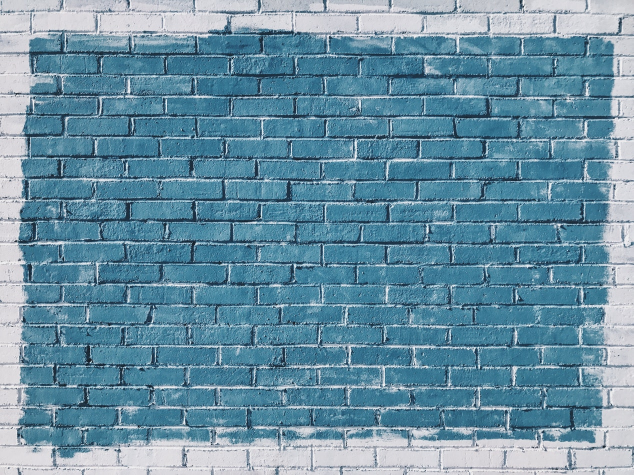
#> input picture DATA/bricks.jpg, 1267 x 950 px (shown at 1/2 size)
$ jupyter execute '03i Histograms.ipynb'
#> lines starting #> are read from the running program, lines starting #| are printed output that depends on the picture
[cell 1]
import cv2
import numpy as np
import matplotlib.pyplot as plt

# Histogram of complete Image

[cell 2]
img = cv2.imread('DATA/bricks.jpg')
#> img is the input picture: shape (950, 1267, 3); mean B, G, R 163.5, 144, 104.9
color = ('b','g','r')
for i,col in enumerate(color):
    histr = cv2.calcHist([img],[i],None,[256],[0,256])
    plt.plot(histr,color = col)
    plt.xlim([0,256])
plt.title('Image Histogram')
plt.show()
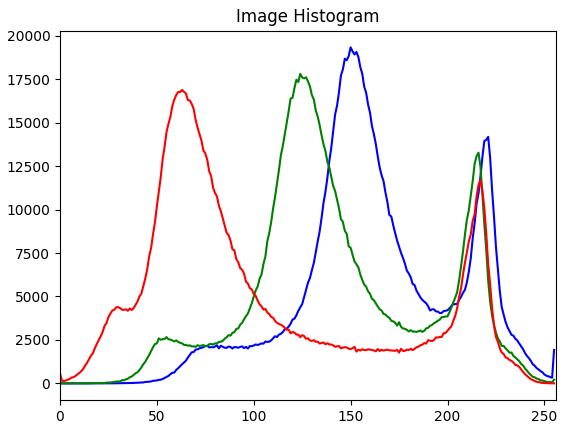
#> figure drawn by matplotlib, 1 panel; curve peaks at x = 150, y = 19329; curve peaks at x = 124, y = 17804; curve peaks at x = 63, y = 16885

# Histogram of Masked Image

[cell 3]
img = cv2.imread('DATA/bricks.jpg')
mask = np.zeros(img.shape[:2], np.uint8)
mask[300:400, 100:400] = 255
plt.imshow(mask,cmap='gray')
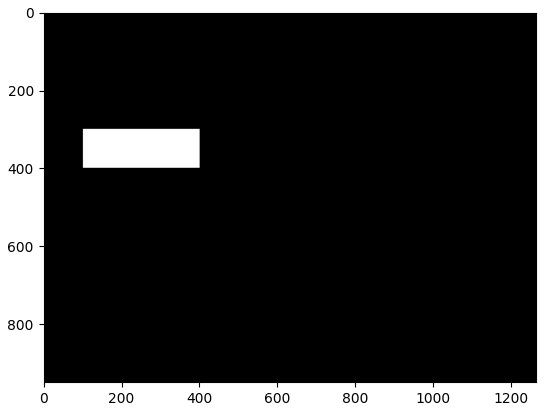
#> figure drawn by matplotlib, 1 panel

[cell 4]
color = ('b','g','r')
for i,col in enumerate(color):
    histr = cv2.calcHist([img],[i],mask,[256],[0,256])
    plt.plot(histr,color = col)
    plt.xlim([0,256])
plt.title('Image Histogram')
plt.show()
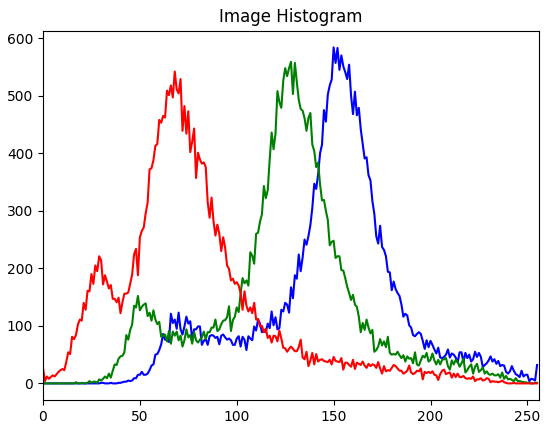
#> figure drawn by matplotlib, 1 panel; curve peaks at x = 150, y = 584; curve peaks at x = 128, y = 559; curve peaks at x = 68, y = 542

# Histogram Equalization

[cell 5]
def display(img,cmap=None):
    fig = plt.figure(figsize=(10,8))
    ax = fig.add_subplot(111)
    ax.imshow(img,cmap)

## Grayscale

[cell 6]
img = cv2.imread('DATA/dog_backpack.png',0)
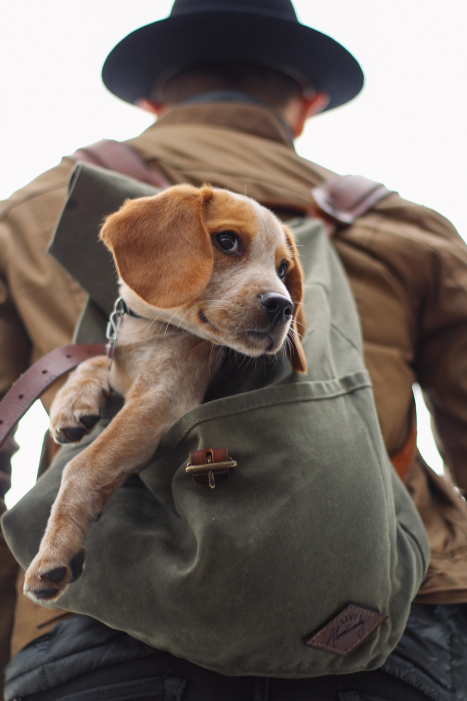
#> input picture DATA/dog_backpack.png, 934 x 1401 px (shown at 1/2 size)
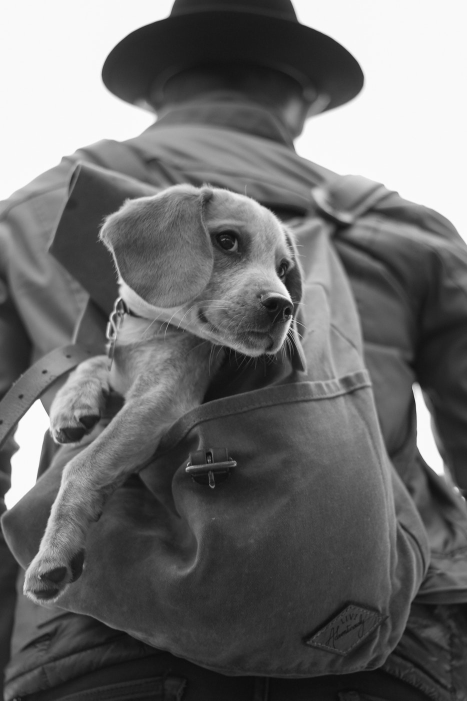
#> img: shape (1401, 934) (shown at 1/2 size); min 9, max 255, mean 109.3

[cell 7]
display(img,cmap='gray')

[cell 8]
hist_values = cv2.calcHist([img],channels=[0],mask=None,histSize=[256],ranges=[0,256])
#> hist_values = 256 values, max 160155 at index 249, min 0 at index 0, mean 5111.5
plt.plot(hist_values)
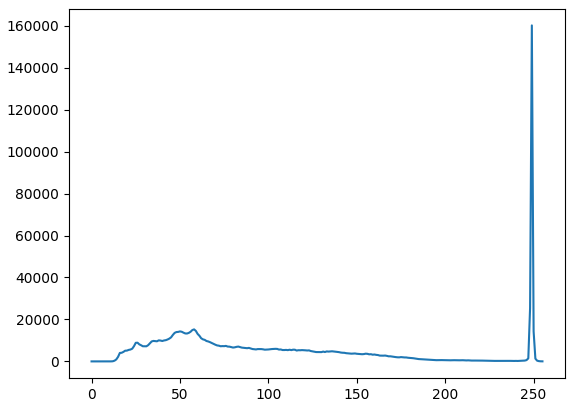
#> figure drawn by matplotlib, 1 panel; curve peaks at x = 249, y = 160155

[cell 9]
eq_img = cv2.equalizeHist(img)
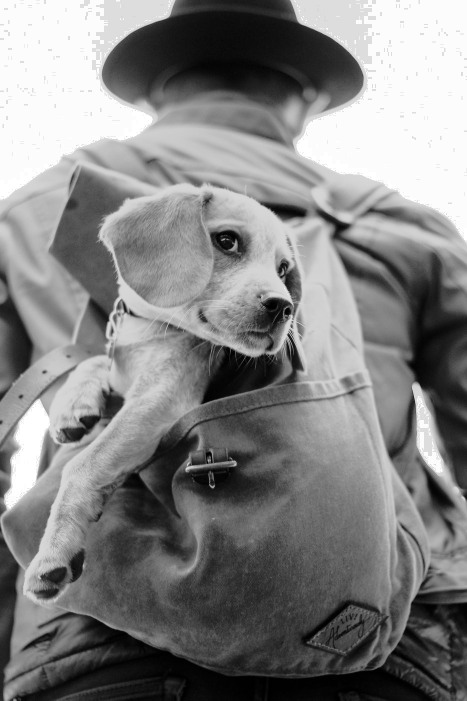
#> eq_img: shape (1401, 934) (shown at 1/2 size); min 0, max 255, mean 130.1
display(eq_img,cmap='gray')

[cell 10]
hist_values = cv2.calcHist([eq_img],channels=[0],mask=None,histSize=[256],ranges=[0,256])
#> hist_values = 256 values, max 160155 at index 252, min 0 at index 8, mean 5111.5
plt.plot(hist_values)
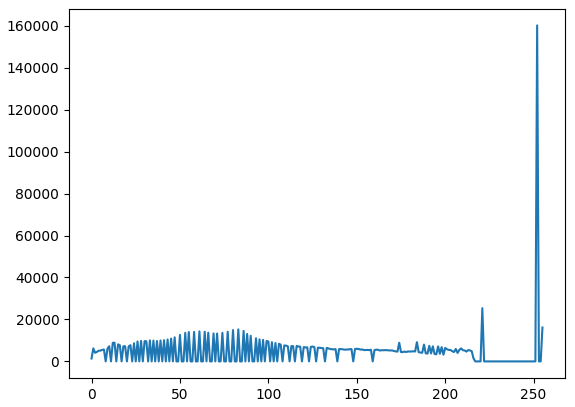
#> figure drawn by matplotlib, 1 panel; curve peaks at x = 252, y = 160155

## Color Images

[cell 11]
color_img = cv2.imread('DATA/dog_backpack.png')
#> color_img is the input picture: shape (1401, 934, 3); mean B, G, R 99.5, 106.7, 118.1
show_img = cv2.cvtColor(color_img,cv2.COLOR_BGR2RGB)
# Convert to HSV colorspace to display
hsv = cv2.cvtColor(color_img, cv2.COLOR_BGR2HSV)
#> hsv: shape (1401, 934, 3); mean H, S, V 60.9, 51.8, 119.2
display(show_img)

[cell 12]
# Grab V channel
hsv[:,:,2] = cv2.equalizeHist(hsv[:,:,2])
#> hsv: shape (1401, 934, 3); mean H, S, V 60.9, 51.8, 130

[cell 13]
eq_color_img = cv2.cvtColor(hsv, cv2.COLOR_HSV2RGB)
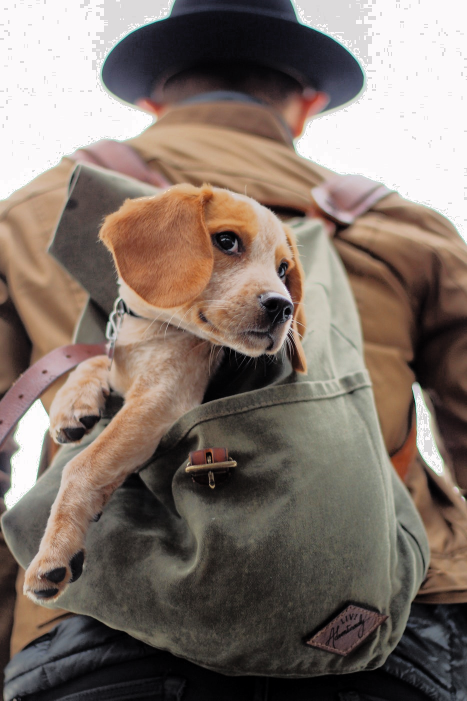
#> eq_color_img: shape (1401, 934, 3) (shown at 1/2 size); mean R, G, B 128.7, 115.3, 106.5
display(eq_color_img)
